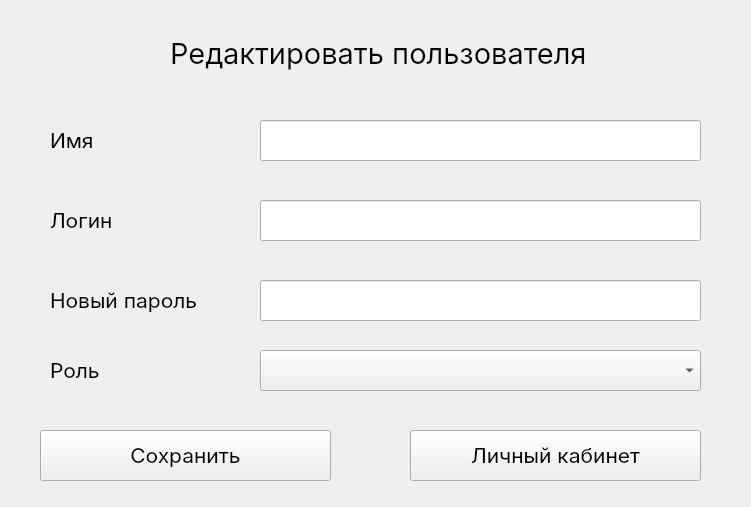
<?xml version="1.0" encoding="UTF-8"?>
<ui version="4.0">
 <class>EditUserWindow</class>
 <widget class="QWidget" name="EditUserWindow">
  <property name="geometry">
   <rect>
    <x>0</x>
    <y>0</y>
    <width>751</width>
    <height>507</height>
   </rect>
  </property>
  <property name="sizePolicy">
   <sizepolicy hsizetype="Fixed" vsizetype="Fixed">
    <horstretch>0</horstretch>
    <verstretch>0</verstretch>
   </sizepolicy>
  </property>
  <property name="minimumSize">
   <size>
    <width>751</width>
    <height>507</height>
   </size>
  </property>
  <property name="maximumSize">
   <size>
    <width>751</width>
    <height>507</height>
   </size>
  </property>
  <property name="palette">
   <palette>
    <active/>
    <inactive/>
    <disabled/>
   </palette>
  </property>
  <property name="windowTitle">
   <string>Редактирование пользователя</string>
  </property>
  <widget class="QPushButton" name="go_area_button">
   <property name="geometry">
    <rect>
     <x>410</x>
     <y>430</y>
     <width>291</width>
     <height>51</height>
    </rect>
   </property>
   <property name="font">
    <font>
     <family>Inter</family>
     <pointsize>16</pointsize>
    </font>
   </property>
   <property name="text">
    <string>Личный кабинет</string>
   </property>
  </widget>
  <widget class="QLabel" name="user_login_label">
   <property name="geometry">
    <rect>
     <x>50</x>
     <y>200</y>
     <width>151</width>
     <height>41</height>
    </rect>
   </property>
   <property name="font">
    <font>
     <family>Inter</family>
     <pointsize>16</pointsize>
    </font>
   </property>
   <property name="text">
    <string>Логин</string>
   </property>
   <property name="margin">
    <number>0</number>
   </property>
  </widget>
  <widget class="QLabel" name="user_role_label">
   <property name="geometry">
    <rect>
     <x>50</x>
     <y>350</y>
     <width>101</width>
     <height>41</height>
    </rect>
   </property>
   <property name="font">
    <font>
     <family>Inter</family>
     <pointsize>16</pointsize>
    </font>
   </property>
   <property name="text">
    <string>Роль</string>
   </property>
   <property name="margin">
    <number>0</number>
   </property>
  </widget>
  <widget class="QLineEdit" name="user_name_line_edit">
   <property name="geometry">
    <rect>
     <x>260</x>
     <y>120</y>
     <width>441</width>
     <height>41</height>
    </rect>
   </property>
   <property name="font">
    <font>
     <family>Inter</family>
     <pointsize>16</pointsize>
    </font>
   </property>
  </widget>
  <widget class="QLineEdit" name="user_password_line_edit">
   <property name="geometry">
    <rect>
     <x>260</x>
     <y>280</y>
     <width>441</width>
     <height>41</height>
    </rect>
   </property>
   <property name="font">
    <font>
     <family>Inter</family>
     <pointsize>16</pointsize>
    </font>
   </property>
  </widget>
  <widget class="QLineEdit" name="user_login_line_edit">
   <property name="geometry">
    <rect>
     <x>260</x>
     <y>200</y>
     <width>441</width>
     <height>41</height>
    </rect>
   </property>
   <property name="font">
    <font>
     <family>Inter</family>
     <pointsize>16</pointsize>
    </font>
   </property>
  </widget>
  <widget class="QLabel" name="user_name_label">
   <property name="geometry">
    <rect>
     <x>50</x>
     <y>120</y>
     <width>131</width>
     <height>41</height>
    </rect>
   </property>
   <property name="font">
    <font>
     <family>Inter</family>
     <pointsize>16</pointsize>
    </font>
   </property>
   <property name="text">
    <string>Имя</string>
   </property>
   <property name="margin">
    <number>0</number>
   </property>
  </widget>
  <widget class="QLabel" name="user_password_label">
   <property name="geometry">
    <rect>
     <x>50</x>
     <y>280</y>
     <width>191</width>
     <height>41</height>
    </rect>
   </property>
   <property name="font">
    <font>
     <family>Inter</family>
     <pointsize>16</pointsize>
    </font>
   </property>
   <property name="text">
    <string>Новый пароль</string>
   </property>
   <property name="margin">
    <number>0</number>
   </property>
  </widget>
  <widget class="QComboBox" name="user_role_combo_box">
   <property name="geometry">
    <rect>
     <x>260</x>
     <y>350</y>
     <width>441</width>
     <height>41</height>
    </rect>
   </property>
   <property name="font">
    <font>
     <family>Inter</family>
     <pointsize>16</pointsize>
    </font>
   </property>
   <property name="currentText">
    <string/>
   </property>
   <property name="placeholderText">
    <string>Роль</string>
   </property>
  </widget>
  <widget class="QLabel" name="add_user_label">
   <property name="geometry">
    <rect>
     <x>170</x>
     <y>30</y>
     <width>541</width>
     <height>45</height>
    </rect>
   </property>
   <property name="font">
    <font>
     <family>Inter</family>
     <pointsize>22</pointsize>
    </font>
   </property>
   <property name="text">
    <string>Редактировать пользователя</string>
   </property>
  </widget>
  <widget class="QPushButton" name="add_button">
   <property name="geometry">
    <rect>
     <x>40</x>
     <y>430</y>
     <width>291</width>
     <height>51</height>
    </rect>
   </property>
   <property name="font">
    <font>
     <family>Inter</family>
     <pointsize>16</pointsize>
    </font>
   </property>
   <property name="text">
    <string>Сохранить</string>
   </property>
  </widget>
  <zorder>user_login_label</zorder>
  <zorder>user_role_label</zorder>
  <zorder>user_name_label</zorder>
  <zorder>user_password_label</zorder>
  <zorder>add_user_label</zorder>
  <zorder>user_name_line_edit</zorder>
  <zorder>user_password_line_edit</zorder>
  <zorder>user_role_combo_box</zorder>
  <zorder>add_button</zorder>
  <zorder>user_login_line_edit</zorder>
  <zorder>go_area_button</zorder>
 </widget>
 <resources/>
 <connections/>
</ui>
